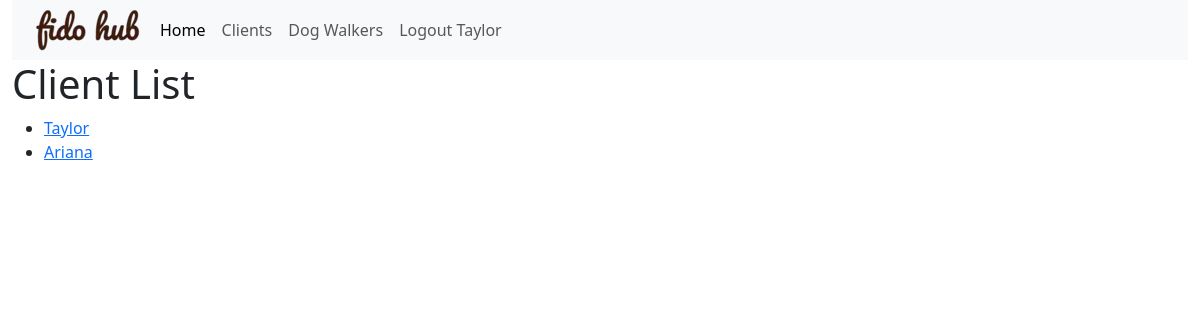
The page /clients/ (signed in) on the database as committed earlier.
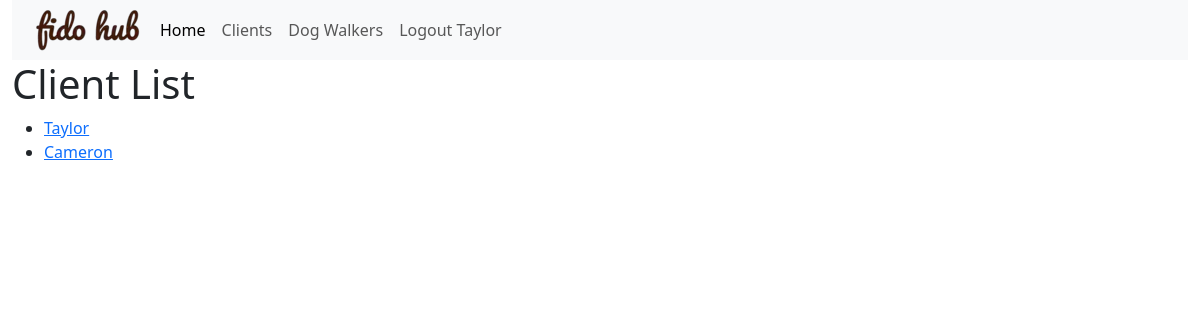
The same page on the database as committed later.
### fidohub_app/models.py (models this page shows, shortened)
class Client(models.Model):
    name = models.CharField(max_length=200)
    email = models.CharField(max_length=200)
    user = models.OneToOneField(User, null=True, on_delete=models.CASCADE)
    def get_absolute_url(self):
        return reverse('client-detail', args=[str(self.id)])

### fidohub_app/views.py (the view)
# urls.py: path('clients/', views.ClientListView.as_view(), name='clients'),
class ClientListView(LoginRequiredMixin, generic.ListView):
    model = Client

### fidohub_app/templates/fidohub_app/client_list.html
{% extends 'fidohub_app/base_template.html' %}
{% block content %}
  <h1>Client List</h1>
  {% if client_list %}
    <ul>
      {% for client in client_list %}
        <li>
          <a href="{{ client.get_absolute_url }}">{{ client.name }}</a>
        </li>
      {% endfor %}
    </ul>
  {% else %}
    <p>There are no clients registered.</p>
  {% endif %}
{% endblock %}

### fidohub_app/templates/fidohub_app/base_template.html (shortened to what this page needs)
{% load static %}
<!DOCTYPE html>
<html lang="en">
  <head>
    <link href="https://cdn.jsdelivr.net/npm/bootstrap@5.3.1/dist/css/bootstrap.min.css" rel="stylesheet" />
  </head>
  <body>
    <div class="container-fluid">
      <nav class="navbar navbar-expand-lg bg-body-tertiary">
        <div class="container-fluid">
          <img src="{% static 'images/fidohub_logo.png' %}" />
          <div class="collapse navbar-collapse" id="navbarNav">
            <ul class="navbar-nav">
              <li class="nav-item">
                <a class="nav-link active" aria-current="page" href="{% url 'index' %}">Home</a>
              </li>
              <li class="nav-item">
                <a class="nav-link" href="{% url 'clients' %}">Clients</a>
              </li>
              <li class="nav-item">
                <a class="nav-link" href="{% url 'dogwalkers' %}">Dog Walkers</a>
              </li>
              <li>
                {% if user.is_authenticated %}
                  <a class="nav-link" href="{% url 'logout' %}?next={{ request.path }}">Logout {{ user }}</a>
                {% else %}
                  <a class="nav-link" href="{% url 'login' %}?next={{ request.path }}">Login</a>
                {% endif %}
              </li>
            </ul>
          </div>
        </div>
      </nav>
      {% block content %}
      {% endblock %}
    </div>
  </body>
</html>

Rows that differ between the two databases and show on the page:
removed Client: name "Ariana"
added Client: name "Cameron"
